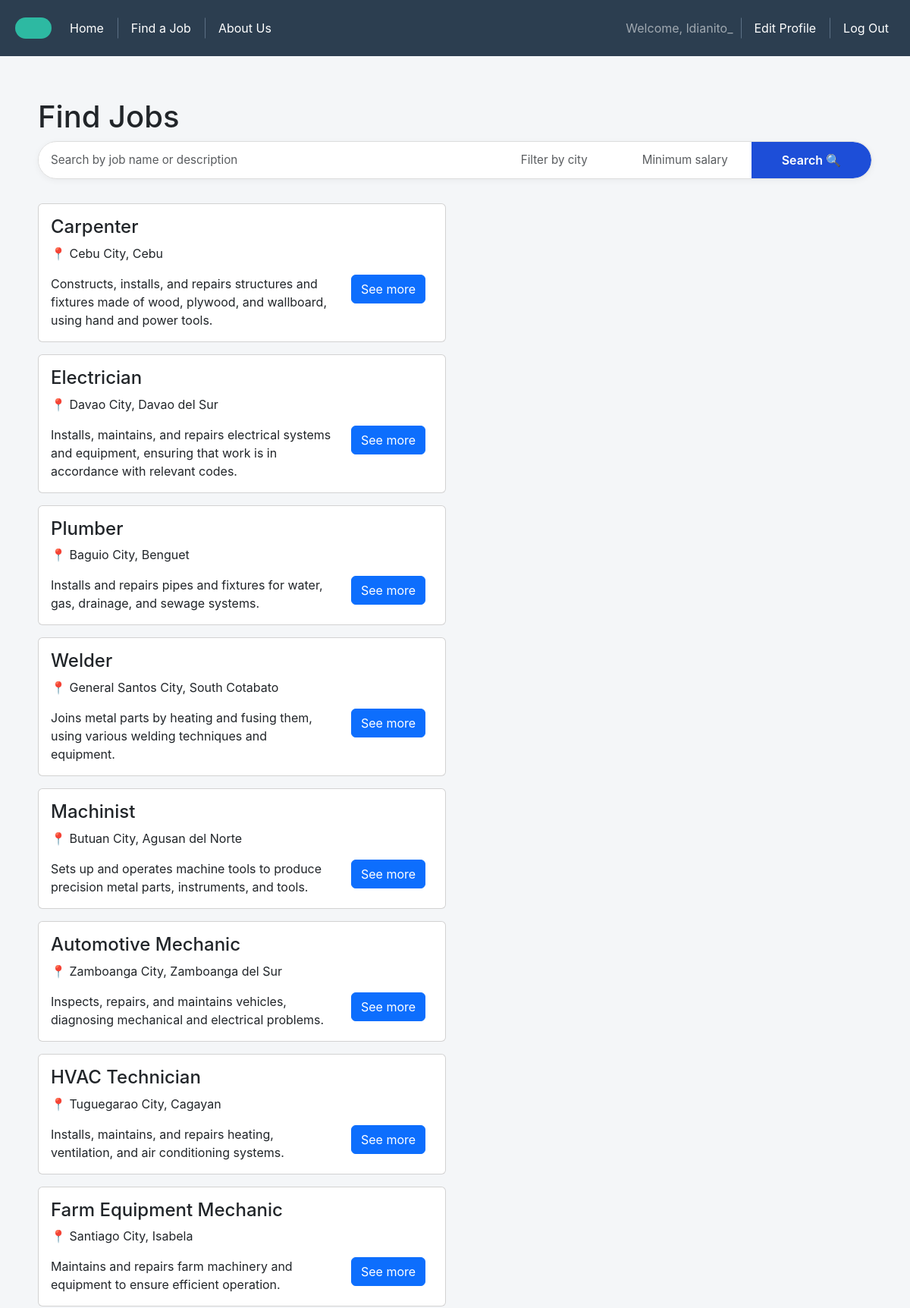
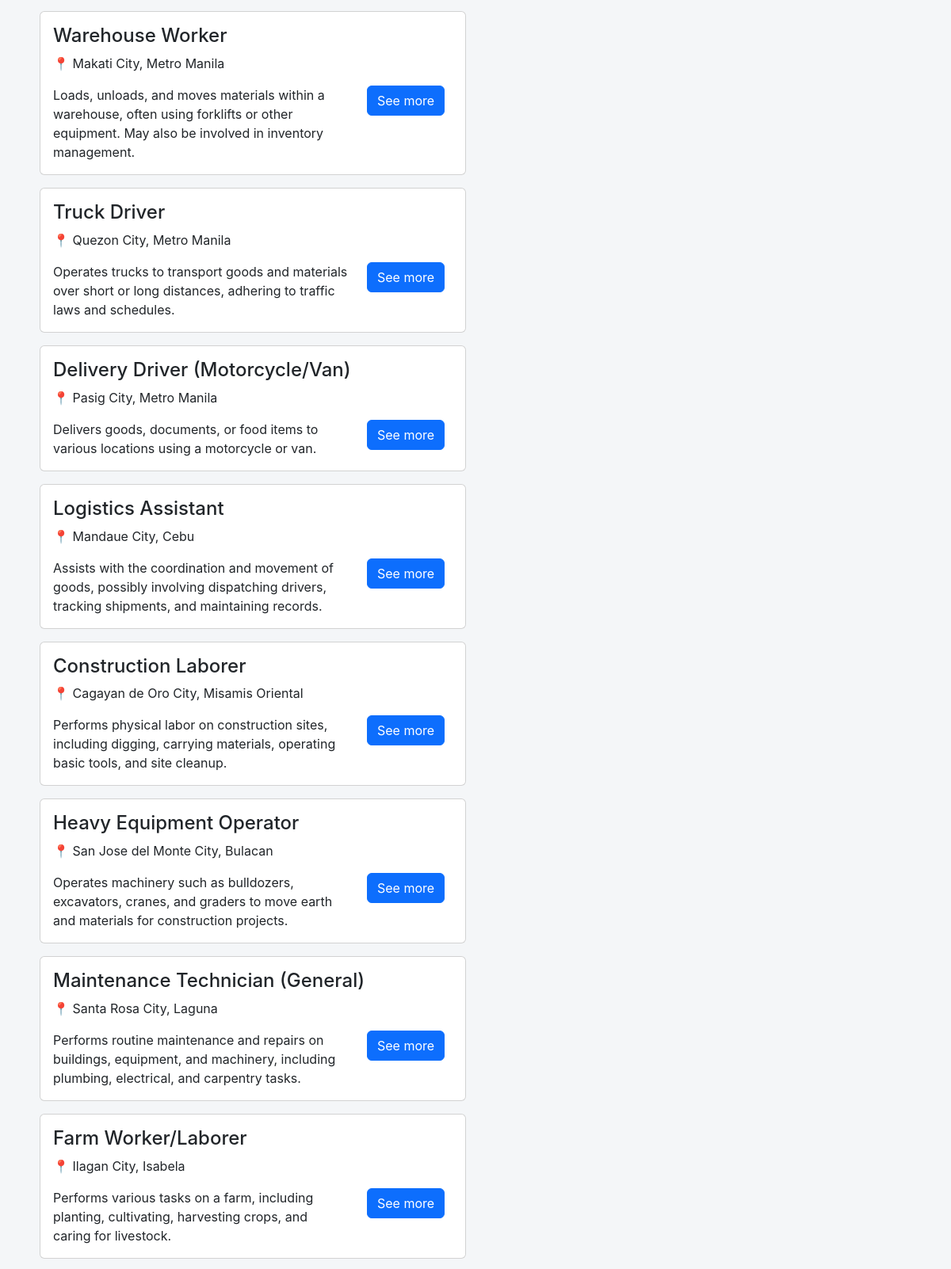
Screenshot of /jobs/ (signed in, upper part) with the database file from the repository (2 pictures, top to bottom).
### session/models.py (models this page shows, shortened)
class User(AbstractUser):
    USER_TYPE_CHOICES = (
        ('worker', 'Worker'),
        ('employer', 'Employer'),
    )
    username = models.CharField(max_length=20, unique=True)
    user_type = models.CharField(max_length=10, choices=USER_TYPE_CHOICES)
    contact_number = models.CharField(max_length=100, blank=True, null=True)
    objects = UserManager()

### findjob/models.py (models this page shows)
class Job(models.Model):
    name = models.CharField(max_length=255)
    description = models.TextField(blank=True)
    category = models.CharField(max_length=255)
    schedule = models.CharField(max_length=255)
    salary = models.DecimalField(max_digits=10, decimal_places=2)
    rate_type = models.CharField(max_length=10, choices=[('hr', 'Per Hour'), ('day', 'Per Day')])
    details = models.TextField(blank=True)
    city = models.CharField(max_length=100, default='Quezon')

### findjob/views.py (the view)
# urls.py: path('jobs/', find_jobs_view, name='find_jobs_view'),
@login_required
def find_jobs_view(request, *args, **kwargs):
    jobs = Job.objects.all()
    search_query = request.GET.get("search_query", "")
    location = request.GET.get("location", "")
    min_salary = request.GET.get("min_salary", "")
    if search_query:
        jobs = jobs.filter(
            Q(category__icontains=search_query) |
            Q(name__icontains=search_query) |
            Q(description__icontains=search_query)
        )
    if location:
        jobs = jobs.filter(city__icontains=location)
    if min_salary:
        try:
            min_salary = int(min_salary)
            jobs = jobs.filter(salary__gte=min_salary)
        except ValueError:
            pass  # Ignore invalid inputs gracefully
    for job in jobs:
        if job.details:
            job.details = job.details.split(",")
    context = {
        "jobs": jobs,
    }
    return render(request, "jobs.html", context)

### findjob/templates/jobs.html (shortened to what this page needs)
{% extends 'base.html' %}
{% load static %}
{% block add_css %}
    <link rel="stylesheet" href="{% static 'css/job.css' %}">
{% endblock %}
{% block nav %}
    {% include 'nav.html' %}
{% endblock %}
{% block content %}
<div class="body-container page-fade-in">
    <h1 class="page-fade-in">Find Jobs</h1>
    <form method="GET" class="filter-form page-fade-in">
    <div class="filter-box d-flex align-items-center">
        <input type="text" name="search_query" class="form-control flex-grow-1" placeholder="Search by job name or description">
        <input type="text" name="location" class="form-control location-input" placeholder="Filter by city">
        <input type="number" name="min_salary" class="form-control salary-input" placeholder="Minimum salary" min="1">
        <button type="submit" class="btn btn-primary">Search 🔍</button>
    </div>
    </form>
    <div class="row page-fade-in">
        <div class="col job-list container page-fade-in">
            {% for job in jobs %}
                <div class="card mb-3">
                    <div class="card-body">
                        <h4 class="card-title">{{ job.name }}</h4>
                        <div class="row mb-3">
                                <p class="card-text">📍 {{ job.city }}</p>
                        </div>
                        <div class="row">
                            <div class="col-sm-9">
                                <p class="card-text float-start">{{ job.description }}</p>
                            </div>
                            <div class="col-sm-3">
                                <button type="button" class="btn btn-primary show-details-btn" id="{{ job.name }}">See more</button>
                            </div>
                        </div>
                    </div>
                </div>
            {% endfor %}
        </div>
        <div class="col">
        </div>
    </div>
</div>
{% endblock %}

### templates/nav.html (shortened to what this page needs)
{% load static %}
<nav class="navbar navbar-expand-sm navbar-dark bg-dark">
    <div class="navbar-brand">
        <div class="nav-logo"></div>
    </div>
    <ul class="navbar-nav me-auto">
        <li class="nav-item">
            <a href="{% url 'homepage_view' %}" class="nav-link">Home</a>
        </li>
        {% if user.is_authenticated %}
            {% if user.user_type == 'worker' %}
                <li class="nav-item">
                    <a href="{% url 'find_jobs_view' %}" class="nav-link">Find a Job</a>
                </li>
            {% endif %}
            <li class="nav-item">
                <a href="{% url 'about_view' %}" class="nav-link">About Us</a>
            </li>
        {% else %}
            <li class="nav-item">
                <a href="{% url 'about_view' %}" class="nav-link">About Us</a>
            </li>
        {% endif %}
    </ul>
    <ul class="navbar-nav ms-auto">
        {% if user.is_authenticated %}
            <li class="nav-item">
                <div class="navbar-text">Welcome, {{ user.username }}</div>
            </li>
            {% if user.user_type == 'worker' %}
                <li class="nav-item">
                    <a href="{% url 'edit_profile_view' %}" class="nav-link">Edit Profile</a>
                </li>
            {% elif user.user_type == 'employer' %}
                <li class="nav-item">
                    <a href="{% url 'edit_employer_profile_view' %}" class="nav-link">Edit Profile</a>
                </li>
            {% endif %}
            <li class="nav-item">
                <form method="POST" action="{% url 'logout_view' %}">
                    <button type="submit" class="btn btn-link nav-link">Log Out</button>
                </form>
            </li>
        {% endif %}
    </ul>
</nav>

### static/css/style.css (style rules this page uses)
body { font-family: 'Inter', sans-serif; padding-top: 80px; position: relative; background-color: #f4f6f8; }
.body-container { display: block; margin: 50px; }
.job-list { max-height: calc(100vh - 200px); overflow-y: auto; }

### static/css/nav.css (style rules this page uses)
.navbar { position: fixed; top: 0; left: 0; width: 100%; padding: 10px 20px; background-color: #2c3e50 !important; z-index: 1000; font-family: 'Inter', sans-serif; display: flex; align-items: center; justify-content: space-between; }
.navbar-brand { display: flex; align-items: center; gap: 10px; }
.nav-logo { width: 48px; height: 28px; background-color: #2db9a2; border-radius: 14px; }
.navbar-nav { display: flex; align-items: center; gap: 20px; list-style: none; padding: 0; margin: 0; }
.nav-item { position: relative; }
.nav-link { color: #ffffff; font-size: 1rem; padding: 15px 10px; text-decoration: none; display: block; transition: color 0.3s ease; }
.nav-item + .nav-item::before { content: ""; position: absolute; left: -10px; top: 50%; transform: translateY(-50%); height: 50%; width: 1px; background-color: #5c7085; }
.nav-link::after { content: ''; position: absolute; bottom: 10px; left: 50%; width: 0; height: 2px; background: #2db9a2; transition: all 0.3s ease; }

### static/css/job.css (style rules this page uses)
.page-fade-in { animation: fadeIn 0.4s ease-out forwards; opacity: 0; }
.filter-box { background: #fff; border: 1px solid #ddd; border-radius: 999px; overflow: hidden; padding: 0; gap: 0; width: 100%; max-width: 1300px; margin: 0 0 2rem 0; box-shadow: 0 2px 8px rgba(0, 0, 0, 0.05); display: flex; align-items: center; }
.filter-box .form-control { border: none; border-radius: 0; box-shadow: none; padding: 0.75rem 1rem; font-size: 0.95rem; }
.filter-box .flex-grow-1 { flex-grow: 1; }
.filter-box .location-input, .filter-box .salary-input { flex: 0 0 160px; }
.filter-box .btn-primary { border-radius: 0 999px 999px 0; padding: 0.75rem 2.5rem; background-color: #1d4ed8; border: none; font-weight: 600; white-space: nowrap; }

### rows the page displays
User: username "ldianito_"
Job: name "Carpenter", city "Cebu City, Cebu", description "Constructs, installs, and repairs structures and fixtures made of wood, plywood, and wallboard, using hand and power tools."
Job: name "Electrician", city "Davao City, Davao del Sur", description "Installs, maintains, and repairs electrical systems and equipment, ensuring that work is in accordance with relevant codes."
Job: name "Plumber", city "Baguio City, Benguet", description "Installs and repairs pipes and fixtures for water, gas, drainage, and sewage systems."
Job: name "Welder", city "General Santos City, South Cotabato", description "Joins metal parts by heating and fusing them, using various welding techniques and equipment."
Job: name "Machinist", city "Butuan City, Agusan del Norte", description "Sets up and operates machine tools to produce precision metal parts, instruments, and tools."
Job: name "Automotive Mechanic", city "Zamboanga City, Zamboanga del Sur", description "Inspects, repairs, and maintains vehicles, diagnosing mechanical and electrical problems."
Job: name "HVAC Technician", city "Tuguegarao City, Cagayan", description "Installs, maintains, and repairs heating, ventilation, and air conditioning systems."
Job: name "Farm Equipment Mechanic", city "Santiago City, Isabela", description "Maintains and repairs farm machinery and equipment to ensure efficient operation."
Job: name "Warehouse Worker", city "Makati City, Metro Manila", description "Loads, unloads, and moves materials within a warehouse, often using forklifts or other equipment. May also be involved in inventory management."
Job: name "Truck Driver", city "Quezon City, Metro Manila", description "Operates trucks to transport goods and materials over short or long distances, adhering to traffic laws and schedules."
Job: name "Delivery Driver (Motorcycle/Van)", city "Pasig City, Metro Manila", description "Delivers goods, documents, or food items to various locations using a motorcycle or van."
Job: name "Logistics Assistant", city "Mandaue City, Cebu", description "Assists with the coordination and movement of goods, possibly involving dispatching drivers, tracking shipments, and maintaining records."
Job: name "Construction Laborer", city "Cagayan de Oro City, Misamis Oriental", description "Performs physical labor on construction sites, including digging, carrying materials, operating basic tools, and site cleanup."
Job: name "Heavy Equipment Operator", city "San Jose del Monte City, Bulacan", description "Operates machinery such as bulldozers, excavators, cranes, and graders to move earth and materials for construction projects."
Job: name "Maintenance Technician (General)", city "Santa Rosa City, Laguna", description "Performs routine maintenance and repairs on buildings, equipment, and machinery, including plumbing, electrical, and carpentry tasks."
Job: name "Farm Worker/Laborer", city "Ilagan City, Isabela", description "Performs various tasks on a farm, including planting, cultivating, harvesting crops, and caring for livestock."
